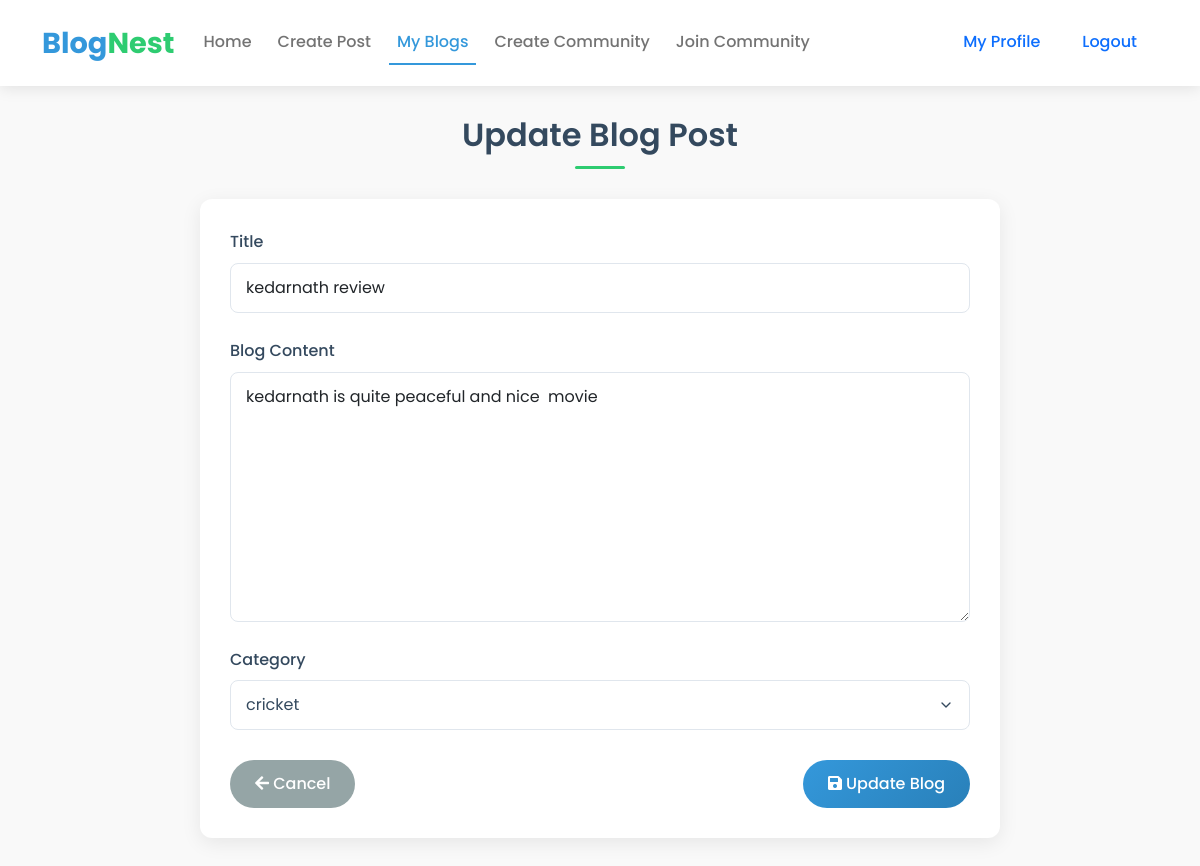
/update_blog/13/, run on the app's committed database.
### Blog/models.py (models this page shows)
class BlogPost(models.Model):
  BlogId = models.IntegerField(primary_key = True)
  Title = models.CharField(max_length=50)
  BlogData = models.CharField(max_length=5000, null =False , default ='')
  DatePosted = models.DateTimeField()
  Likes = models.IntegerField()
  Comments = models.IntegerField()
  UserID = models.ForeignKey(User, null=True, on_delete=models.CASCADE)
  CategoryId = models.ForeignKey(Category, null=True, on_delete=models.CASCADE)

### Blog/views.py (the view)
# urls.py: path('update_blog/<int:pk>/', update_blog, name='update_blog'),
def update_blog(request,pk):
    if request.method == 'POST':
      blog = BlogPost.objects.get(BlogId=pk)
      blog.Title = request.POST.get('Title')
      blog.BlogData = request.POST.get('BlogData')
      category_id = request.POST.get('CategoryId')
      category = Category.objects.get(CategoryId=category_id)
      blog.CategoryId = category
      blog.save()
      return redirect('myallblogs')
    else:
      category = Category.objects.all()
      blog = BlogPost.objects.get(BlogId = pk)
      return render(request,"update.html", {'blog' : blog , 'category' : category})

### templates/update.html (shortened to what this page needs)
{% load static %}
<!DOCTYPE html>
<html lang="en">
<head>
  <link href="https://cdn.jsdelivr.net/npm/bootstrap@5.0.2/dist/css/bootstrap.min.css" rel="stylesheet">
  <link rel="stylesheet" href="https://cdnjs.cloudflare.com/ajax/libs/font-awesome/5.15.3/css/all.min.css">
  <link rel="stylesheet" href="{% static 'css/update-blog.css' %}">
</head>
<body>
  <nav class="navbar navbar-expand-lg navbar-light">
    <div class="container">
      <a class="navbar-brand" href="/">Blog<span>Nest</span></a>
      <div class="collapse navbar-collapse" id="navbarSupportedContent">
        <ul class="navbar-nav me-auto mb-2 mb-lg-0">
          <li class="nav-item">
            <a class="nav-link" href="/home">Home</a>
          </li>
          <li class="nav-item">
            <a class="nav-link" href="/create">Create Post</a>
          </li>
          <li class="nav-item">
            <a class="nav-link active" href="/myallblogs">My Blogs</a>
          </li>
          <li class="nav-item">
            <a class="nav-link" href="/create-community">Create Community</a>
          </li>
          <li class="nav-item">
            <a class="nav-link" href="/join-community">Join Community</a>
          </li>
        </ul>
        <div class="d-flex">
          <a class="nav-link" href="/profile">My Profile</a>
          <a class="nav-link" href="/logout">Logout</a>
        </div>
      </div>
    </div>
  </nav>
  <div class="container">
    <div class="page-header">
      <h1>Update Blog Post</h1>
    </div>
    <div class="update-blog-card">
      <form method="post" action="" class="update-blog-form">
        <div class="form-group">
          <label for="title" class="form-label">Title</label>
          <input type="text" id="title" name="Title" value="{{blog.Title}}" class="form-control" required>
        </div>
        <div class="form-group">
          <label for="blog_data" class="form-label">Blog Content</label>
          <textarea id="blog_data" name="BlogData" class="form-control" required>{{ blog.BlogData }}</textarea>
        </div>
        <div class="form-group">
          <label for="category_id" class="form-label">Category</label>
          <div class="category-select">
            <select id="category_id" name="CategoryId" class="form-select">
              {% for cat in category %}
                <option value="{{ cat.CategoryId }}" {% if cat.CategoryId == blog.CategoryId %}selected{% endif %}>{{ cat.CategoryName }}</option>
              {% endfor %}
            </select>
          </div>
        </div>
        <div class="btn-container">
          <a href="/myallblogs" class="btn btn-secondary">
            <i class="fas fa-arrow-left"></i> Cancel
          </a>
          <button type="submit" class="btn btn-primary">
            <i class="fas fa-save"></i> Update Blog
          </button>
        </div>
      </form>
    </div>
  </div>
</body>
</html>

### Blog/static/css/update-blog.css (style rules this page uses)
:root { --primary: #3498db; --primary-dark: #2980b9; --secondary: #2ecc71; --secondary-dark: #27ae60; --accent: #9b59b6; --text-dark: #34495e; --text-light: #ecf0f1; --gray-light: #f5f7fa; --gray-medium: #e0e6ed; --gray-dark: #95a5a6; --danger: #e74c3c; --warning: #f39c12; --info: #1abc9c; }
body { font-family: 'Poppins', sans-serif; background-color: #f9f9f9; color: var(--text-dark); line-height: 1.6; }
.navbar { background-color: white !important; box-shadow: 0 2px 15px rgba(0, 0, 0, 0.1); padding: 15px 0; }
.navbar-brand { font-weight: 700; font-size: 1.8rem; color: var(--primary) !important; }
.navbar-brand span { color: var(--secondary); }
.nav-link { font-weight: 500; margin: 0 5px; transition: all 0.3s ease; border-bottom: 2px solid transparent; }
.nav-link.active { color: var(--primary) !important; border-bottom: 2px solid var(--primary); }
.page-header { text-align: center; margin: 30px 0 20px; padding-bottom: 15px; position: relative; }
.page-header h1 { font-weight: 600; color: var(--text-dark); margin-bottom: 0; font-size: 2rem; }
.page-header::after { content: ''; position: absolute; bottom: 0; left: 50%; transform: translateX(-50%); width: 50px; height: 3px; background-color: var(--secondary); border-radius: 3px; }
.update-blog-card { border: none; border-radius: 12px; box-shadow: 0 5px 20px rgba(0, 0, 0, 0.08); padding: 30px; margin: 30px auto 40px; background-color: white; max-width: 800px; }
.update-blog-form label { font-weight: 500; color: var(--text-dark); margin-bottom: 8px; font-size: 1rem; display: block; }
.update-blog-form .form-control, .update-blog-form .form-select { border-radius: 8px; padding: 12px 15px; font-size: 1rem; border: 1px solid var(--gray-medium); transition: all 0.3s ease; width: 100%; }
.update-blog-form textarea.form-control { resize: vertical; min-height: 250px; }
.btn-container { display: flex; justify-content: space-between; margin-top: 30px; }
.btn { padding: 12px 25px; border-radius: 30px; font-weight: 500; transition: all 0.3s ease; border: none; cursor: pointer; }
.btn-primary { background: linear-gradient(135deg, var(--primary) 0%, var(--primary-dark) 100%); color: white; }
.btn-secondary { background-color: var(--gray-dark); color: white; }
.form-group { margin-bottom: 25px; }
.update-blog-form ::placeholder { color: var(--gray-dark); opacity: 0.7; }
.category-select { position: relative; z-index: 1; }
.update-blog-form .form-select { background-color: white; color: var(--text-dark); cursor: pointer; background-repeat: no-repeat; background-position: right 15px center; background-size: 16px; padding-right: 40px; appearance: none; }

### data on the page
BlogPost: Title "kedarnath review", BlogData "kedarnath is quite peaceful and nice movie"

### other printed values
form field CategoryId "cricket"
